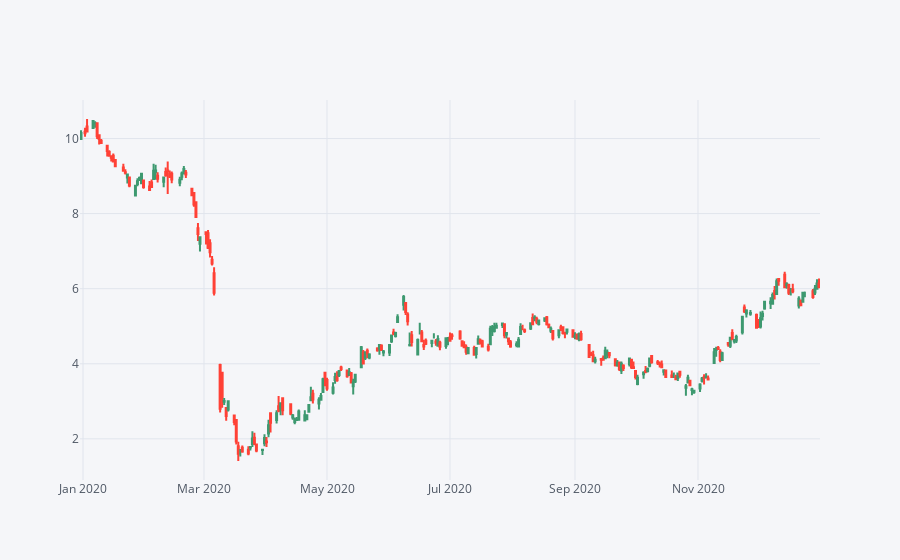

The notebook cell this image was saved under:
### Markdown cell above
## Create a candle plot for Cenovus stocks at year 2020. This financial chart takes a dataset that contains open, high, low and close values for specific time period

### Code cell
Cenovus[['Open', 'High', 'Low', 'Close']].loc['2019-12-31':'2021-01-01'].iplot(kind='candle')

### Figure 1 — Plotly figure (JSON) as saved in the notebook; plotly's stock layout.template omitted (floating-point values rounded to 4 significant figures; data arrays with more than 128 entries replaced by an {"elided": "..."} marker saying what was removed)
{"data": [{"close": {"elided": "254 float values"}, "high": {"elided": "254 float values"}, "low": {"elided": "254 float values"}, "open": {"elided": "254 float values"}, "showlegend": false, "type": "candlestick", "x": {"elided": "254 str values"}, "yaxis": "y2"}], "layout": {"legend": {"bgcolor": "#F5F6F9", "font": {"color": "#4D5663"}}, "paper_bgcolor": "#F5F6F9", "plot_bgcolor": "#F5F6F9", "title": {"font": {"color": "#4D5663"}}, "xaxis": {"gridcolor": "#E1E5ED", "rangeslider": {"visible": false}, "showgrid": true, "tickfont": {"color": "#4D5663"}, "title": {"font": {"color": "#4D5663"}, "text": ""}, "zerolinecolor": "#E1E5ED"}, "yaxis": {"gridcolor": "#E1E5ED", "showgrid": true, "showticklabels": false, "tickfont": {"color": "#4D5663"}, "title": {"font": {"color": "#4D5663"}, "text": ""}, "zerolinecolor": "#E1E5ED"}, "yaxis2": {"gridcolor": "#E1E5ED", "showgrid": true, "tickfont": {"color": "#4D5663"}, "title": {"font": {"color": "#4D5663"}, "text": ""}, "zerolinecolor": "#E1E5ED"}}}
